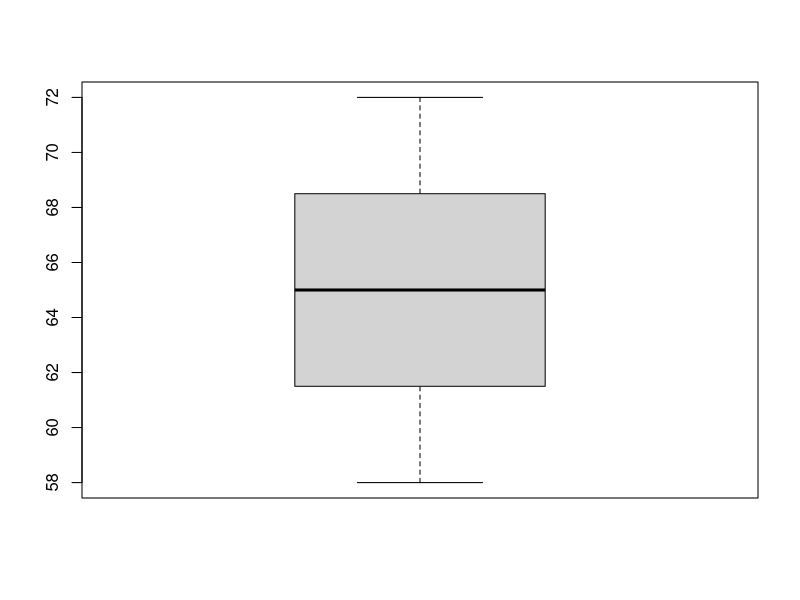
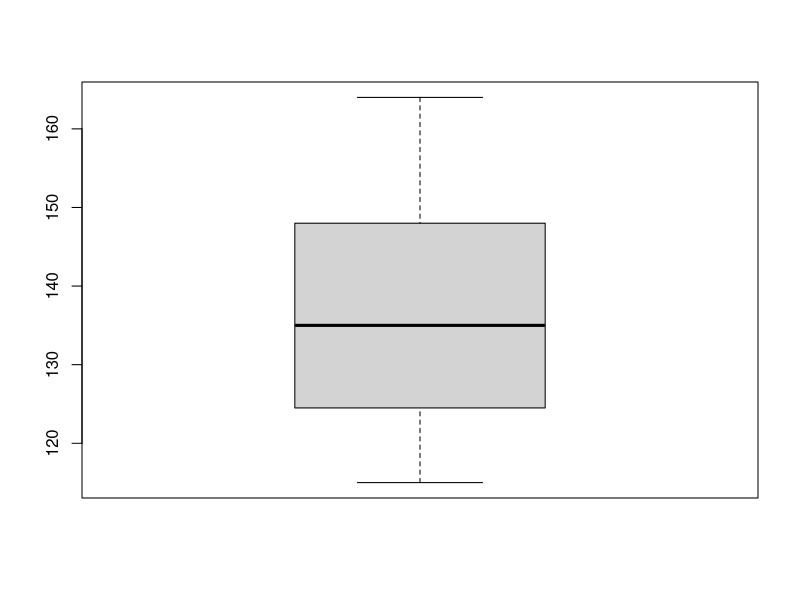

R code for these plots, in order:
## ---- chunk 1
str(women)
## ---- chunk 2
str(women)
## ---- chunk 3
boxplot(women$height)
boxplot(women$weight)
